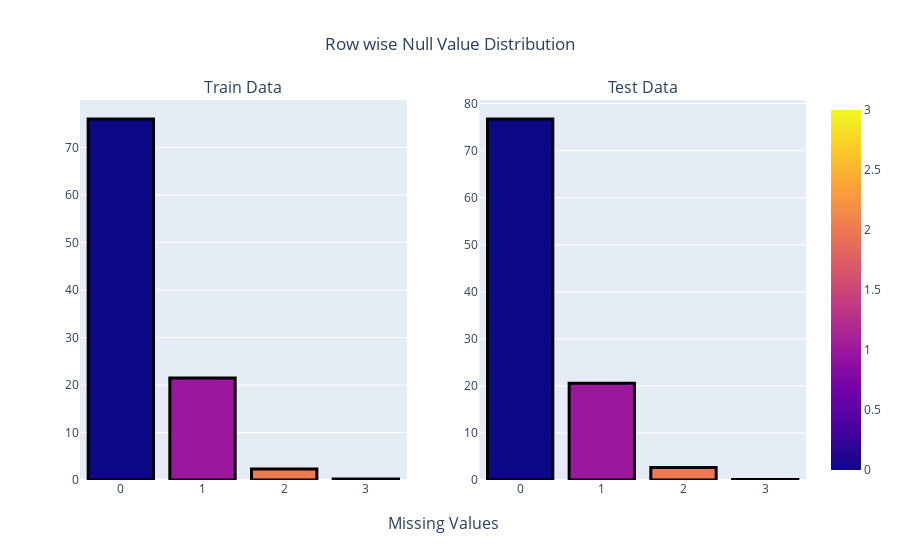

The code cell stored with this chart in its notebook:
### Markdown cell above
Row wise Null Value Distribution

### Code cell
missing_train_row = train.isna().sum(axis=1)
missing_train_row = pd.DataFrame(missing_train_row.value_counts()/train.shape[0]).reset_index()
missing_test_row = test.isna().sum(axis=1)
missing_test_row = pd.DataFrame(missing_test_row.value_counts()/test.shape[0]).reset_index()
missing_train_row.columns = ['no', 'count']
missing_test_row.columns = ['no', 'count']
missing_train_row["count"] = missing_train_row["count"]*100
missing_test_row["count"] = missing_test_row["count"]*100


fig = make_subplots(rows=1, 
                    cols=2,
                    column_titles = ["Train Data", "Test Data"] ,
                    x_title="Missing Values",)

fig.add_trace(go.Bar(x=missing_train_row["no"], 
                     y=missing_train_row["count"]  ,
                    marker=dict(color=[n for n in range(4)], 
                                line_color='rgb(0,0,0)' ,
                                line_width = 3
                                ,coloraxis="coloraxis")),
              1, 1)
fig.add_trace(go.Bar(x= missing_test_row["no"], 
                     y=missing_test_row["count"],
                    marker=dict(color=[n for n in range(4)], 
                                line_color='rgb(0,0,0)',
                                line_width = 3 ,
                                coloraxis="coloraxis")),
              1, 2)
fig.update_layout(showlegend=False, title_text="Row wise Null Value Distribution", title_x=0.5)

### Figure 1 — Plotly figure (JSON) as saved in the notebook; plotly's stock layout.template omitted (floating-point values rounded to 4 significant figures)
{"data": [{"marker": {"color": [0, 1, 2, 3], "coloraxis": "coloraxis", "line": {"color": "rgb(0,0,0)", "width": 3}}, "type": "bar", "x": [0, 1, 2, 3], "xaxis": "x", "y": [75.99, 21.48, 2.335, 0.1956], "yaxis": "y"}, {"marker": {"color": [0, 1, 2, 3], "coloraxis": "coloraxis", "line": {"color": "rgb(0,0,0)", "width": 3}}, "type": "bar", "x": [0, 1, 2, 3], "xaxis": "x2", "y": [76.71, 20.55, 2.642, 0.09352], "yaxis": "y2"}], "layout": {"annotations": [{"font": {"size": 16}, "showarrow": false, "text": "Train Data", "x": 0.225, "xanchor": "center", "xref": "paper", "y": 1, "yanchor": "bottom", "yref": "paper"}, {"font": {"size": 16}, "showarrow": false, "text": "Test Data", "x": 0.775, "xanchor": "center", "xref": "paper", "y": 1, "yanchor": "bottom", "yref": "paper"}, {"font": {"size": 16}, "showarrow": false, "text": "Missing Values", "x": 0.5, "xanchor": "center", "xref": "paper", "y": 0, "yanchor": "top", "yref": "paper", "yshift": -30}], "showlegend": false, "title": {"text": "Row wise Null Value Distribution", "x": 0.5}, "xaxis": {"anchor": "y", "domain": [0, 0.45]}, "xaxis2": {"anchor": "y2", "domain": [0.55, 1]}, "yaxis": {"anchor": "x", "domain": [0, 1]}, "yaxis2": {"anchor": "x2", "domain": [0, 1]}}}
